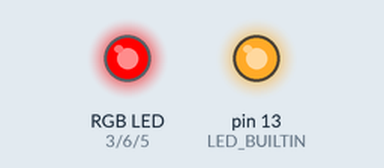
The sketch below on a simulated Arduino Uno, built with avr-gcc and run on an emulated ATmega328P. Parts: an RGB LED mixed from three pins (HIGH = lit), output pins drawn as LEDs (lit = HIGH).

Above: at 0.5 s.
At 2.5 s:
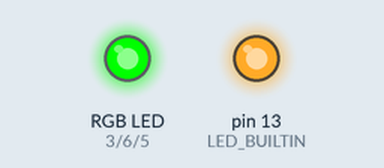
At 4.5 s:
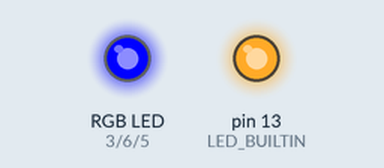
At 5.5 s:
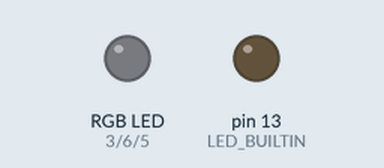
Timing chart, 0 to 7.8 s (numbered marks = the images above):
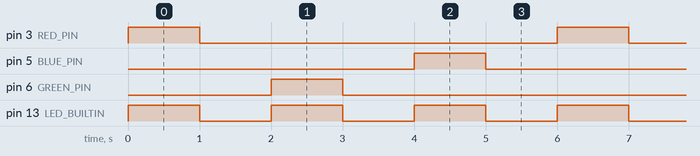

Measured:
- by itself, pin 3 (RED_PIN), pin 5 (BLUE_PIN), pin 6 (GREEN_PIN): alternates HIGH for 1.0 s and LOW for 5.0 s
- by itself, pin 13 (LED_BUILTIN): alternates HIGH for 1.0 s and LOW for 1.0 s
- by itself, everything shown: repeats every 6.0 s, in 6 steps

The sketch:

RGBBlink.ino
```cpp
void setup()
{
  // initialize digital pin LED_BUILTIN as an output.
  #define RED_PIN 3
  #define BLUE_PIN 5
  #define GREEN_PIN 6
  pinMode(LED_BUILTIN, OUTPUT);
  pinMode(RED_PIN, OUTPUT);
  pinMode(BLUE_PIN, OUTPUT);
  pinMode(GREEN_PIN, OUTPUT);
}

void loop()
{
  LED(RED_PIN);
  LED(GREEN_PIN);
  LED(BLUE_PIN);
}

void LED(int SelectPinColor)
{
  digitalWrite(LED_BUILTIN, HIGH);   // turn the LED on (HIGH is the voltage level)
  digitalWrite(SelectPinColor, HIGH);
  delay(1000);                       // wait for a second
  digitalWrite(LED_BUILTIN, LOW);    // turn the LED off by making the voltage LOW
  digitalWrite(SelectPinColor, LOW);
  delay(1000);                       // wait for a second
}
```
